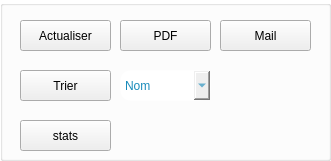
     <widget class="QGroupBox" name="groupBox_7">
      <property name="geometry">
       <rect>
        <x>850</x>
        <y>340</y>
        <width>331</width>
        <height>161</height>
       </rect>
      </property>
      <property name="styleSheet">
       <string notr="true">QGroupBox{
color: rgb(20, 72, 149);
background-color: transparent;
}
QComboBox{
border-radius: 10px;
    border: 1px solid transparent;
	color: rgb(25, 139, 186);
}</string>
      </property>
      <property name="title">
       <string/>
      </property>
      <widget class="QPushButton" name="stats_3">
       <property name="geometry">
        <rect>
         <x>20</x>
         <y>120</y>
         <width>91</width>
         <height>31</height>
        </rect>
       </property>
       <property name="toolTip">
        <string>Valider</string>
       </property>
       <property name="styleSheet">
        <string notr="true"/>
       </property>
       <property name="text">
        <string>stats</string>
       </property>
       <property name="icon">
        <iconset resource="Resources.qrc">
         <normaloff>:/new/prefix1/images/stats.png</normaloff>:/new/prefix1/images/stats.png</iconset>
       </property>
      </widget>
      <widget class="QPushButton" name="pushButton_valid_10">
       <property name="geometry">
        <rect>
         <x>20</x>
         <y>20</y>
         <width>91</width>
         <height>31</height>
        </rect>
       </property>
       <property name="toolTip">
        <string>Valider</string>
       </property>
       <property name="styleSheet">
        <string notr="true"/>
       </property>
       <property name="text">
        <string>Actualiser</string>
       </property>
       <property name="icon">
        <iconset resource="Resources.qrc">
         <normaloff>:/new/prefix1/images/actualiser.png</normaloff>:/new/prefix1/images/actualiser.png</iconset>
       </property>
      </widget>
      <widget class="QPushButton" name="pdfS">
       <property name="geometry">
        <rect>
         <x>120</x>
         <y>20</y>
         <width>91</width>
         <height>31</height>
        </rect>
       </property>
       <property name="text">
        <string>PDF</string>
       </property>
       <property name="icon">
        <iconset resource="Resources.qrc">
         <normaloff>:/new/prefix1/images/pdf.png</normaloff>:/new/prefix1/images/pdf.png</iconset>
       </property>
      </widget>
      <widget class="QPushButton" name="treeStock">
       <property name="geometry">
        <rect>
         <x>20</x>
         <y>70</y>
         <width>91</width>
         <height>31</height>
        </rect>
       </property>
       <property name="toolTip">
        <string>Valider</string>
       </property>
       <property name="styleSheet">
        <string notr="true"/>
       </property>
       <property name="text">
        <string>Trier</string>
       </property>
       <property name="icon">
        <iconset resource="Resources.qrc">
         <normaloff>:/new/prefix1/images/trier.png</normaloff>:/new/prefix1/images/trier.png</iconset>
       </property>
      </widget>
      <widget class="QComboBox" name="nomdetrii">
       <property name="geometry">
        <rect>
         <x>120</x>
         <y>70</y>
         <width>91</width>
         <height>31</height>
        </rect>
       </property>
       <item>
        <property name="text">
         <string>Nom</string>
        </property>
       </item>
       <item>
        <property name="text">
         <string>Date</string>
        </property>
       </item>
      </widget>
      <widget class="QPushButton" name="pushButton_valid_11">
       <property name="geometry">
        <rect>
         <x>220</x>
         <y>20</y>
         <width>91</width>
         <height>31</height>
        </rect>
       </property>
       <property name="toolTip">
        <string>Valider</string>
       </property>
       <property name="styleSheet">
        <string notr="true"/>
       </property>
       <property name="text">
        <string>Mail</string>
       </property>
       <property name="icon">
        <iconset resource="Resources.qrc">
         <normaloff>:/new/prefix1/images/message.png</normaloff>:/new/prefix1/images/message.png</iconset>
       </property>
      </widget>
     </widget>
